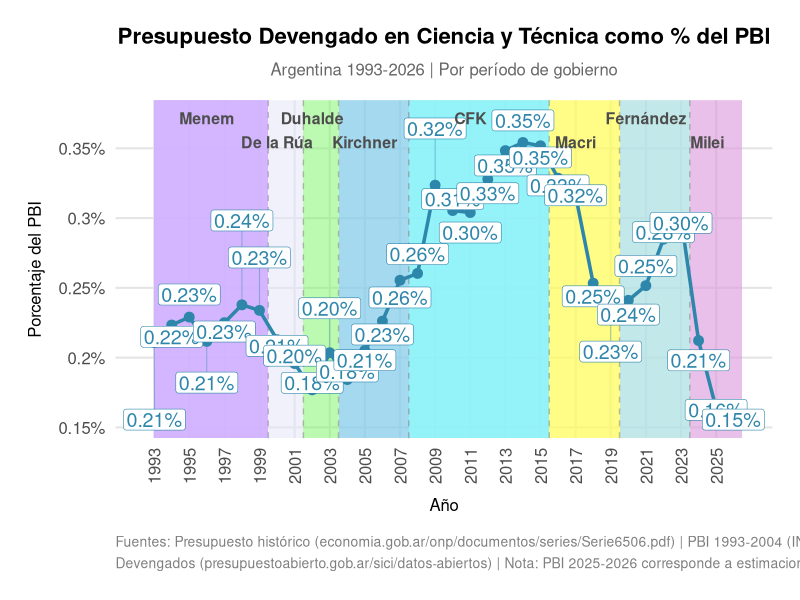
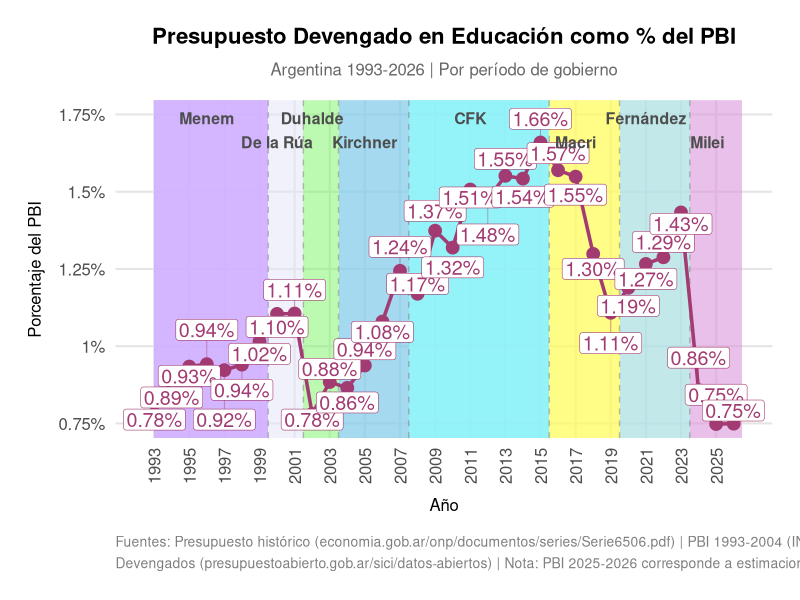
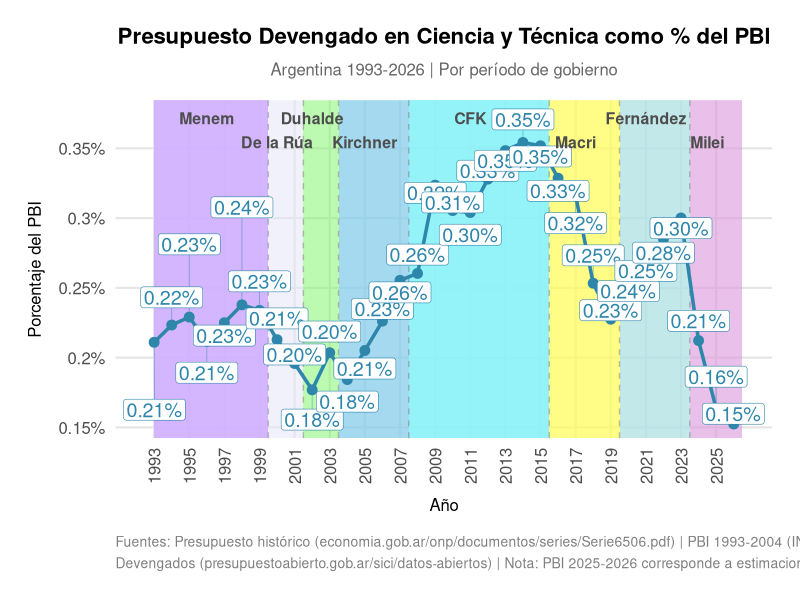
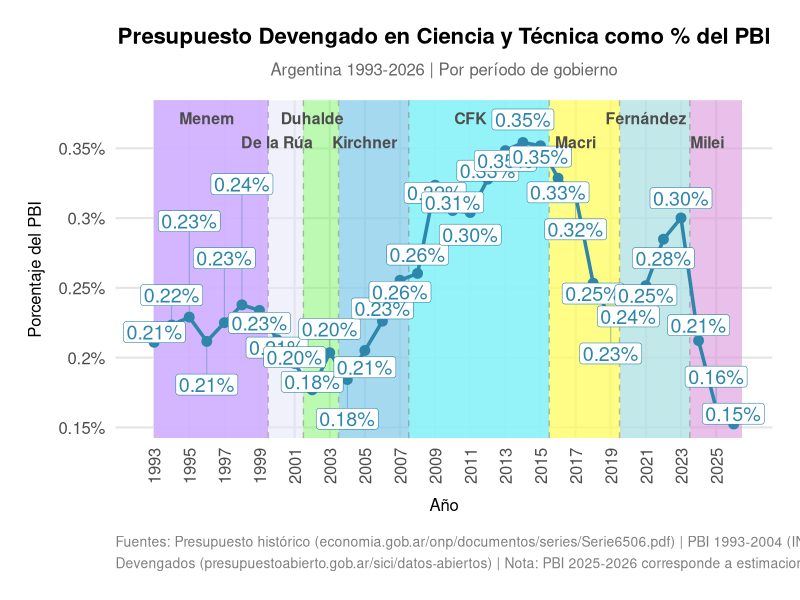
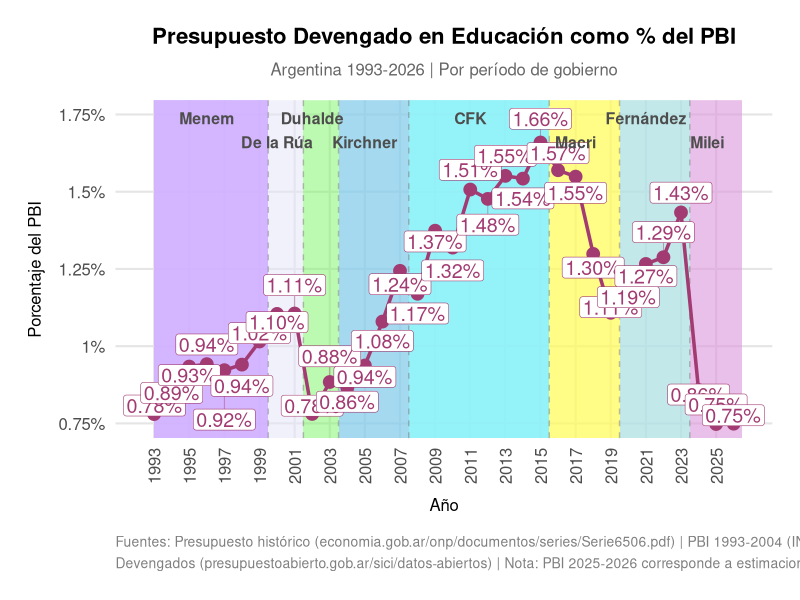
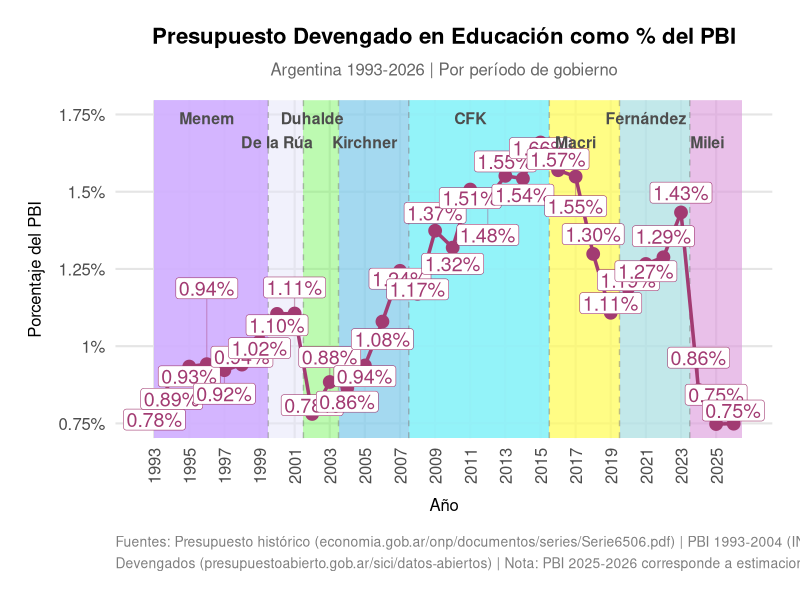

Source code (R) for these figures, in order: (Note: this script raises an error after producing the figures.)
# =============================================================================
# Análisis del Presupuesto Devengado en Ciencia y Educación como % del PBI
# Argentina 1993-2026
# =============================================================================

# Cargar librerías necesarias
library(ggplot2)
library(dplyr)
library(tidyr)
library(scales)
library(ggrepel)

# -----------------------------------------------------------------------------
# 1. Leer y procesar datos
# -----------------------------------------------------------------------------

presupuesto <- read.csv("presupuesto.csv", stringsAsFactors = FALSE)

# Calcular Presupuesto Devengado como % del PBI
presupuesto <- presupuesto %>%
  mutate(
    Ciencia_pct_PBI = (Devengado.Ciencia / PBI) * 100,
    Educacion_pct_PBI = (Devengado.Educación / PBI) * 100
  )

# -----------------------------------------------------------------------------
# 2. Definir períodos de gobierno
# -----------------------------------------------------------------------------

definir_gobierno <- function(año) {
  case_when(
    año >= 1989 & año <= 1999 ~ "Menem\n(1989-1999)",
    año >= 2000 & año <= 2001 ~ "De la Rúa\n(2000-2001)",
    año == 2002 ~ "Duhalde\n(2002-2003)",
    año == 2003 ~ "Duhalde\n(2002-2003)",
    año >= 2004 & año <= 2007 ~ "Kirchner\n(2003-2007)",
    año >= 2008 & año <= 2015 ~ "Fernández de Kirchner\n(2008-2015)",
    año >= 2016 & año <= 2019 ~ "Macri\n(2016-2019)",
    año >= 2020 & año <= 2023 ~ "Fernández\n(2020-2023)",
    año >= 2024 & año <= 2027 ~ "Milei\n(2024-2027)",
    TRUE ~ "Otro"
  )
}

presupuesto <- presupuesto %>%
  mutate(Gobierno = definir_gobierno(Año))

# Ordenar los gobiernos cronológicamente
presupuesto$Gobierno <- factor(presupuesto$Gobierno, levels = c(
  "Menem\n(1989-1999)",
  "De la Rúa\n(2000-2001)",
  "Duhalde\n(2002-2003)",
  "Kirchner\n(2003-2007)",
  "Fernández de Kirchner\n(2008-2015)",
  "Macri\n(2016-2019)",
  "Fernández\n(2020-2023)",
  "Milei\n(2024-2027)"
))

# -----------------------------------------------------------------------------
# 3. Preparar datos para el gráfico
# -----------------------------------------------------------------------------

# Transformar a formato largo para ggplot
datos_largo <- presupuesto %>%
  select(Año, Gobierno, Ciencia_pct_PBI, Educacion_pct_PBI) %>%
  pivot_longer(
    cols = c(Ciencia_pct_PBI, Educacion_pct_PBI),
    names_to = "Categoria",
    values_to = "Porcentaje_PBI"
  ) %>%
  mutate(
    Categoria = recode(Categoria,
      "Ciencia_pct_PBI" = "Ciencia y Técnica",
      "Educacion_pct_PBI" = "Educación"
    )
  )

# -----------------------------------------------------------------------------
# 4. Definir colores para cada gobierno
# -----------------------------------------------------------------------------

colores_gobierno <- c(
  "Menem\n(1989-1999)" = "#d2b0ff",
  "De la Rúa\n(2000-2001)" = "#E6E6FA",
  "Duhalde\n(2002-2003)" = "#7df566",
  "Kirchner\n(2003-2007)" = "#87CEEB",
  "Fernández de Kirchner\n(2008-2015)" = "#8df3fa",
  "Macri\n(2016-2019)" = "#fffc5e",
  "Fernández\n(2020-2023)" = "#B0E0E6",
  "Milei\n(2024-2027)" = "#DDA0DD"
)

# -----------------------------------------------------------------------------
# 5. Crear rectángulos de fondo para cada gobierno
# -----------------------------------------------------------------------------

# Obtener los límites de años para cada gobierno
gobiernos_rect <- presupuesto %>%
  group_by(Gobierno) %>%
  summarise(
    xmin = ifelse(Gobierno=="Menem\n(1989-1999)", min(Año), min(Año)-.5),
    xmax = max(Año)+.5,
    .groups = "drop"
  ) %>%
  filter(!is.na(Gobierno))

# -----------------------------------------------------------------------------
# 6. Crear el gráfico
# -----------------------------------------------------------------------------

# Definir tema profesional
tema_profesional <- theme_minimal(base_size = 16) +
  theme(
    plot.title = element_text(face = "bold", size = 16, hjust = 0.5, margin = margin(b = 10)),
    plot.subtitle = element_text(size = 12, hjust = 0.5, color = "gray40", margin = margin(b = 15)),
    plot.caption = element_text(size = 10, color = "gray50", hjust = 0, margin = margin(t = 15), lineheight = 1.3),
    axis.title.x = element_text(size = 12, margin = margin(t = 10)),
    axis.title.y = element_text(size = 12, margin = margin(r = 10)),
    axis.text = element_text(size = 12),
    axis.text.x = element_text(angle = 90, vjust = 0.5, hjust = 1),
    legend.position = "bottom",
    legend.title = element_blank(),
    legend.text = element_text(size = 12),
    panel.grid.major = element_line(color = "gray90"),
    panel.grid.minor = element_blank(),
    plot.background = element_rect(fill = "white", color = NA),
    panel.background = element_rect(fill = "white", color = NA),
    plot.margin = margin(20, 20, 20, 20)
  )

# Definir la nota al pie con fuentes
caption_text <- paste0(
  "Fuentes: Presupuesto histórico (economia.gob.ar/onp/documentos/series/Serie6506.pdf) | ",
  "PBI 1993-2004 (INDEC, cuadro8_1.xls) | PBI 2004-2025 (INDEC, sh_oferta_demanda_12_25.xls)\n",
  "Devengados (presupuestoabierto.gob.ar/sici/datos-abiertos) | ",
  "Nota: PBI 2025-2026 corresponde a estimaciones del Presupuesto Nacional 2026"
)

# -----------------------------------------------------------------------------
# 6a. Gráfico de CIENCIA
# -----------------------------------------------------------------------------

datos_ciencia <- presupuesto %>%
  select(Año, Gobierno, Ciencia_pct_PBI)

p_ciencia <- ggplot() +
  # Agregar rectángulos de fondo para cada gobierno
  geom_rect(
    data = gobiernos_rect,
    aes(xmin = xmin, xmax = xmax, ymin = -Inf, ymax = Inf, fill = Gobierno),
    alpha = 0.3
  ) +
  scale_fill_manual(values = colores_gobierno, guide = "none") +
  # Agregar líneas verticales entre gobiernos
  geom_vline(
    xintercept = c(1999.5, 2001.5, 2003.5, 2007.5, 2015.5, 2019.5, 2023.5),
    linetype = "dashed",
    color = "gray50",
    alpha = 0.5
  ) +
  # Agregar línea de la serie temporal
  geom_line(
    data = datos_ciencia,
    aes(x = Año, y = Ciencia_pct_PBI),
    color = "#2E86AB",
    linewidth = 1.2
  ) +
  # Agregar puntos
  geom_point(
    data = datos_ciencia,
    aes(x = Año, y = Ciencia_pct_PBI),
    color = "#2E86AB",
    size = 3
  ) +
  # Agregar etiquetas con contorno blanco
  geom_label_repel(
    data = datos_ciencia,
    aes(x = Año, y = Ciencia_pct_PBI, label = sprintf("%.2f%%", Ciencia_pct_PBI)),
    size = 5,
    color = "#2E86AB",
    fill = "white",
    label.size = 0.2,
    label.padding = unit(0.15, "lines"),
    max.overlaps = 25,
    segment.size = 0.3,
    segment.alpha = 0.5,
    box.padding = 0.4,
    point.padding = 0.3,
    force_pull = 0,
    direction = "y"
  ) +
  # Escalas de los ejes
  scale_x_continuous(
    breaks = seq(1993, 2026, by = 2),
    limits = c(1992.5, 2026.5)
  ) +
  scale_y_continuous(
    labels = function(x) paste0(x, "%"),
    expand = expansion(mult = c(0.05, 0.15))
  ) +
  # Títulos y etiquetas
  labs(
    title = "Presupuesto Devengado en Ciencia y Técnica como % del PBI",
    subtitle = "Argentina 1993-2026 | Por período de gobierno",
    x = "Año",
    y = "Porcentaje del PBI",
    caption = caption_text
  ) +
  # Aplicar tema
  tema_profesional +
  # Agregar etiquetas de gobierno en la parte superior (alternando posiciones y)
  annotate(
    "text",
    x = c(1996, 2002, 2011, 2021),
    y = Inf,
    label = c("Menem", "Duhalde", "CFK", "Fernández"),
    vjust = 2,
    hjust=0.5,
    size = 4,
    fontface = "bold",
    color = "gray30"
  ) +
  annotate(
    "text",
    x = c(2000, 2005, 2017, 2024.5),
    y = Inf,
    label = c("De la Rúa", "Kirchner", "Macri", "Milei"),
    vjust = 4,
    hjust=0.5,
    size = 4,
    fontface = "bold",
    color = "gray30"
  )

# -----------------------------------------------------------------------------
# 6b. Gráfico de EDUCACIÓN
# -----------------------------------------------------------------------------

datos_educacion <- presupuesto %>%
  select(Año, Gobierno, Educacion_pct_PBI)

p_educacion <- ggplot() +
  # Agregar rectángulos de fondo para cada gobierno
  geom_rect(
    data = gobiernos_rect,
    aes(xmin = xmin, xmax = xmax, ymin = -Inf, ymax = Inf, fill = Gobierno),
    alpha = 0.3
  ) +
  scale_fill_manual(values = colores_gobierno, guide = "none") +
  # Agregar líneas verticales entre gobiernos
  geom_vline(
    xintercept = c(1999.5, 2001.5, 2003.5, 2007.5, 2015.5, 2019.5, 2023.5),
    linetype = "dashed",
    color = "gray50",
    alpha = 0.5
  ) +
  # Agregar línea de la serie temporal
  geom_line(
    data = datos_educacion,
    aes(x = Año, y = Educacion_pct_PBI),
    color = "#A23B72",
    linewidth = 1.2
  ) +
  # Agregar puntos
  geom_point(
    data = datos_educacion,
    aes(x = Año, y = Educacion_pct_PBI),
    color = "#A23B72",
    size = 4
  ) +
  # Agregar etiquetas con contorno blanco
  geom_label_repel(
    data = datos_educacion,
    aes(x = Año, y = Educacion_pct_PBI, label = sprintf("%.2f%%", Educacion_pct_PBI)),
    size = 5,
    color = "#A23B72",
    fill = "white",
    label.size = 0.2,
    label.padding = unit(0.15, "lines"),
    max.overlaps = 25,
    segment.size = 0.3,
    segment.alpha = 0.5,
    box.padding = 0.4,
    point.padding = 0.3,
    force_pull = 0,
    direction = "y"
  ) +
  # Escalas de los ejes
  scale_x_continuous(
    breaks = seq(1993, 2026, by = 2),
    limits = c(1992.5, 2026.5)
  ) +
  scale_y_continuous(
    labels = function(x) paste0(x, "%"),
    expand = expansion(mult = c(0.05, 0.15))
  ) +
  # Títulos y etiquetas
  labs(
    title = "Presupuesto Devengado en Educación como % del PBI",
    subtitle = "Argentina 1993-2026 | Por período de gobierno",
    x = "Año",
    y = "Porcentaje del PBI",
    caption = caption_text
  ) +
  # Aplicar tema
  tema_profesional +
  # Agregar etiquetas de gobierno en la parte superior (alternando posiciones y)
  annotate(
    "text",
    x = c(1996, 2002, 2011, 2021),
    y = Inf,
    label = c("Menem", "Duhalde", "CFK", "Fernández"),
    vjust = 2,
    hjust=0.5,
    size = 4,
    fontface = "bold",
    color = "gray30"
  ) +
  annotate(
    "text",
    x = c(2000, 2005, 2017, 2024.5),
    y = Inf,
    label = c("De la Rúa", "Kirchner", "Macri", "Milei"),
    vjust = 4,
    hjust=0.5,
    size = 4,
    fontface = "bold",
    color = "gray30"
  )

# -----------------------------------------------------------------------------
# 7. Guardar los gráficos
# -----------------------------------------------------------------------------

# Guardar gráfico de CIENCIA en PNG de alta resolución
ggsave(
  "presupuesto_ciencia_pbi.png",
  plot = p_ciencia,
  width = 12,
  height = 12,
  dpi = 300,
  bg = "white"
)

# Guardar gráfico de CIENCIA en PDF para publicación
ggsave(
  "presupuesto_ciencia_pbi.pdf",
  plot = p_ciencia,
  width = 12,
  height = 12,
  bg = "white"
)

# Guardar gráfico de EDUCACIÓN en PNG de alta resolución
ggsave(
  "presupuesto_educacion_pbi.png",
  plot = p_educacion,
  width = 12,
  height = 12,
  dpi = 300,
  bg = "white"
)

# Guardar gráfico de EDUCACIÓN en PDF para publicación
ggsave(
  "presupuesto_educacion_pbi.pdf",
  plot = p_educacion,
  width = 12,
  height = 12,
  bg = "white"
)

# Mostrar los gráficos
print(p_ciencia)
print(p_educacion)

# -----------------------------------------------------------------------------
# 8. Imprimir resumen de datos
# -----------------------------------------------------------------------------

cat("\n=== Resumen: Presupuesto Devengado como % del PBI ===\n\n")

resumen <- presupuesto %>%
  select(Año, Gobierno, Ciencia_pct_PBI, Educacion_pct_PBI) %>%
  mutate(
    Ciencia_pct_PBI = round(Ciencia_pct_PBI, 4),
    Educacion_pct_PBI = round(Educacion_pct_PBI, 4)
  )

print(resumen, n = nrow(resumen))

cat("\n=== Promedio por Gobierno ===\n\n")

promedio_gobierno <- presupuesto %>%
  group_by(Gobierno) %>%
  summarise(
    Años = paste(min(Año), "-", max(Año)),
    Promedio_Ciencia = round(mean(Ciencia_pct_PBI), 4),
    Promedio_Educacion = round(mean(Educacion_pct_PBI), 4),
    .groups = "drop"
  )

print(promedio_gobierno)
